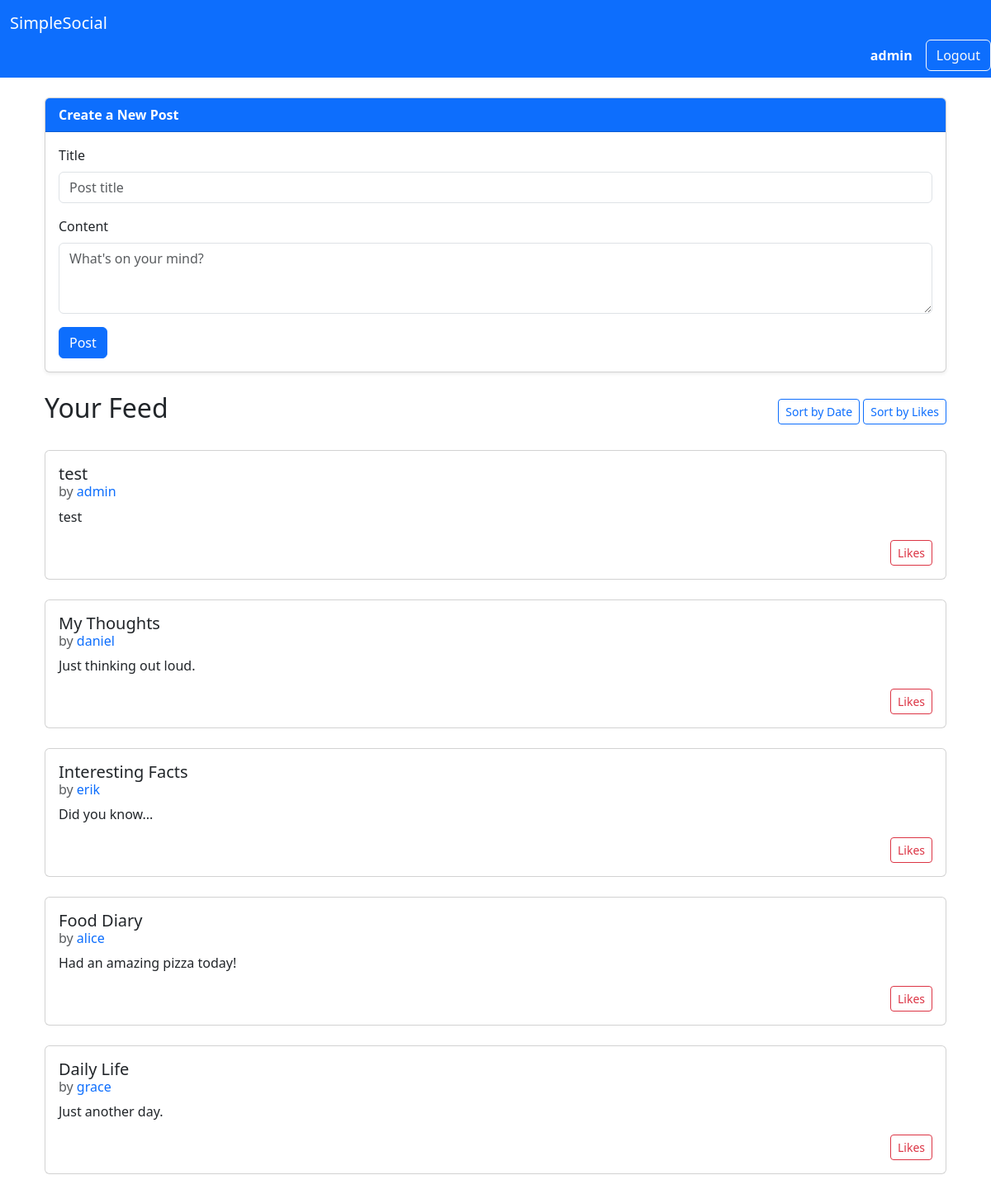
Page /feed (signed in) on the earlier database version.
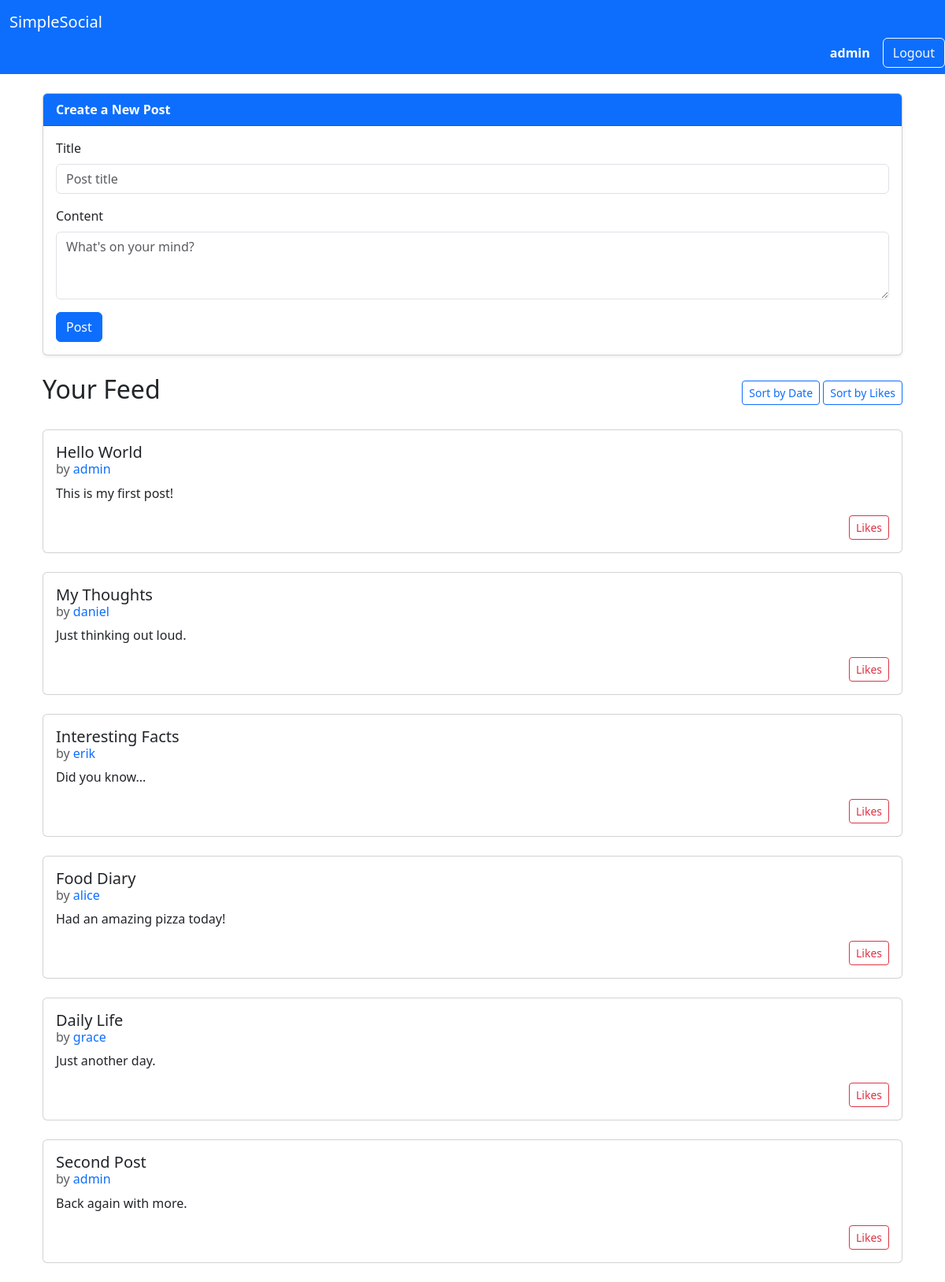
Same page on the later database version.
### tables this page shows
CREATE TABLE posts (
    post_id INTEGER PRIMARY KEY,
    user_id INTEGER NOT NULL,
    title TEXT NOT NULL,
    content TEXT NOT NULL,
    date TIMESTAMP DEFAULT CURRENT_TIMESTAMP,
    FOREIGN KEY (user_id) REFERENCES users (user_id)
);

CREATE TABLE users (
    user_id INTEGER PRIMARY KEY,
    username VARCHAR(15) UNIQUE NOT NULL,
    password VARCHAR(255) NOT NULL,
    email VARCHAR(50) UNIQUE NOT NULL,
    role TEXT NOT NULL CHECK(role IN ('admin', 'user')),
    date TIMESTAMP DEFAULT CURRENT_TIMESTAMP
);

### app.py (the view)
@app.route("/feed")
def feed():
    db = get_db()
    username = session.get("username")
    posts = select_posts(db, username)
    return render_template('feed.html', posts=posts)

### app.py (called while the page is built)
def get_db():
    if not hasattr(g, "_database"):
        print("Creating new database connection")
        g._database = create_connection(database)
    return g._database

@app.teardown_appcontext
def teardown_db(error):
    db = getattr(g, '_database', None)
    if db is not None:
        print("Closing database connection")
        db.close()

### setup_db.py (called while the page is built)
def create_connection(db_file):
    conn = None
    try:
        conn = sqlite3.connect(db_file)
        return conn
    except Error as e:
        print(f"Error: {e}")
    return conn

### templates/feed.html (shortened to what this page needs)
{% extends "base.html" %}
{% block content %}
<div class="container">
    <div class="card mb-4 shadow-sm">
        <div class="card-header bg-primary text-white">
            <strong>Create a New Post</strong>
        </div>
        <div class="card-body">
            <form method="POST" action="{{ url_for('create_post') }}">
                <div class="mb-3">
                    <label for="title" class="form-label">Title</label>
                    <input type="text" name="title" id="title" class="form-control" maxlength="30" placeholder="Post title" required>
                </div>
                <div class="mb-3">
                    <label for="content" class="form-label">Content</label>
                    <textarea name="content" id="content" class="form-control" rows="3" maxlength="255" placeholder="What's on your mind?" required></textarea>
                </div>
                <button type="submit" class="btn btn-primary">Post</button>
            </form>
        </div>
    </div>
    <div class="d-flex justify-content-between align-items-center mb-4">
        <h2>Your Feed</h2>
        <div>
            <form method="GET" class="d-inline">
                <button type="submit" class="btn btn-outline-primary btn-sm">Sort by Date</button>
            </form>
            <form method="GET" class="d-inline">
                <button type="submit" class="btn btn-outline-primary btn-sm">Sort by Likes</button>
            </form>
        </div>
    </div>
    {% for post in posts %}
    <div class="card mb-4">
        <div class="card-body">
            <h5 class="card-title mb-1"><a href="{{ url_for('post', post_id=post.post_id) }}" class="text-decoration-none text-dark">
                {{ post.title }}</a>
            </h5>
            <h6 class="card-subtitle text-muted mb-2">
                by
                <a href="{{ url_for('profile', username=post.username) }}" class="text-decoration-none">
                    {{ post.username }}
                </a>
            </h6>
            <p class="card-text">{{ post.content }}</p>
            <div class="d-flex justify-content-between align-items-center">
                <form method="POST" action="{{ url_for('like_post', post_id=post.post_id) }}">
                    <button type="submit" class="btn btn-sm btn-outline-danger">
                        {{ post.like_count }} Likes
                    </button>
                </form>
            </div>
        </div>
    </div>
    {% else %}
    <p class="text-muted">No posts.</p>
    {% endfor %}
</div>
{% endblock %}

Differences in the rows shown:
added posts: title "Hello World", username "admin", content "This is my first post!"
changed posts: title "test" → "Second Post"; content "test" → "Back again with more."; moves down the list
